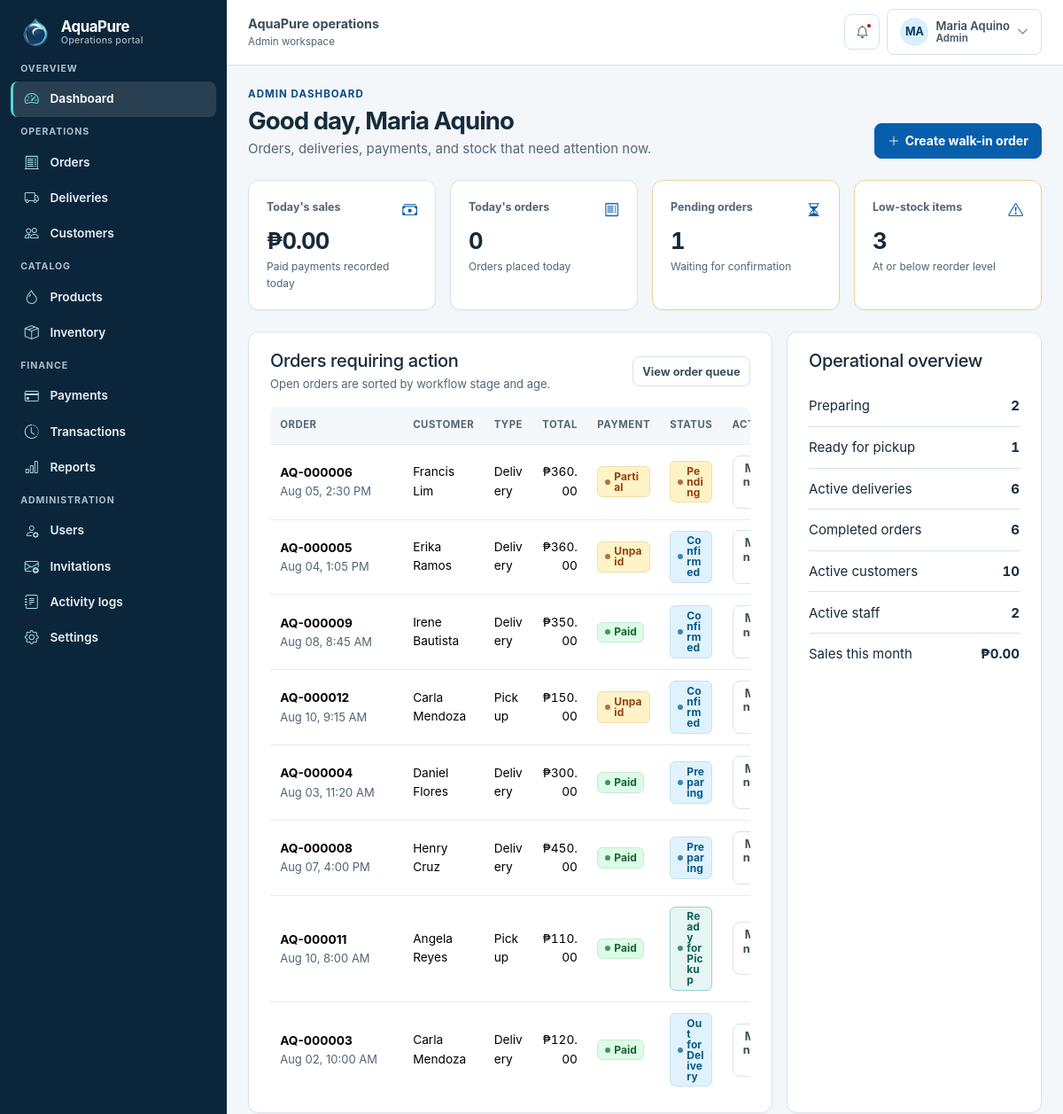
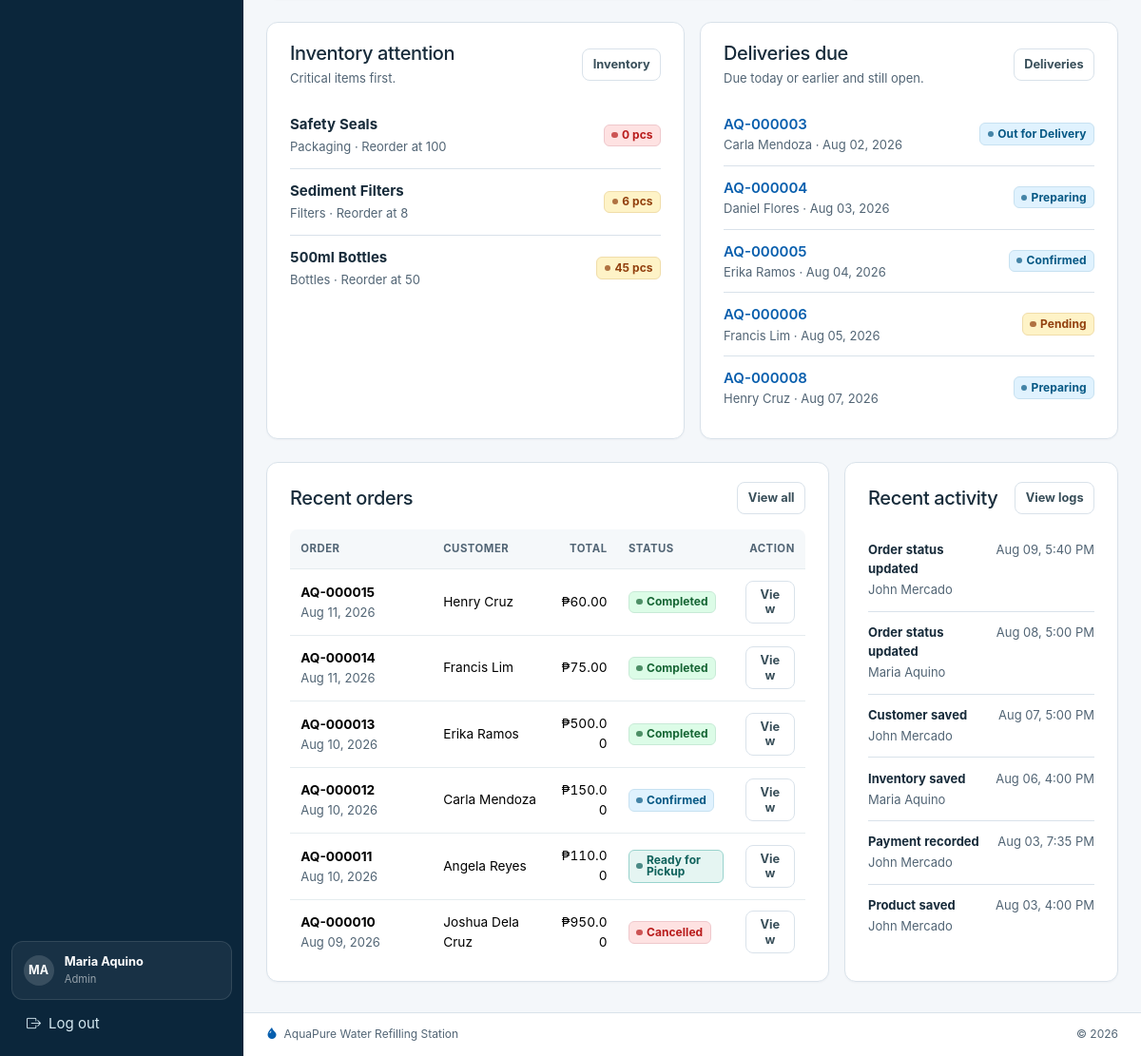
Screenshot of /portal/index.php (signed in) with the database file from the repository (2 pictures, top to bottom).
### tables this page shows
CREATE TABLE users (
    user_id INT UNSIGNED AUTO_INCREMENT PRIMARY KEY,
    full_name VARCHAR(100) NOT NULL,
    username VARCHAR(30) NOT NULL UNIQUE,
    email VARCHAR(100) NOT NULL UNIQUE,
    contact_number VARCHAR(30) NULL,
    password_hash VARCHAR(255) NOT NULL,
    role ENUM('Admin','Staff') NOT NULL,
    account_status ENUM('Active','Inactive') NOT NULL DEFAULT 'Active',
    created_at TIMESTAMP NOT NULL DEFAULT CURRENT_TIMESTAMP,
    updated_at TIMESTAMP NOT NULL DEFAULT CURRENT_TIMESTAMP ON UPDATE CURRENT_TIMESTAMP,
    INDEX idx_users_role_status (role, account_status)
);

CREATE TABLE orders (
    order_id INT UNSIGNED AUTO_INCREMENT PRIMARY KEY,
    customer_id INT UNSIGNED NOT NULL,
    processed_by INT UNSIGNED NULL,
    order_source ENUM('Online','Walk-in') NOT NULL DEFAULT 'Online',
    order_type ENUM('Walk-in','Pickup','Delivery') NOT NULL,
    total_amount DECIMAL(10,2) UNSIGNED NOT NULL,
    payment_status ENUM('Unpaid','Partial','Paid','Refunded') NOT NULL DEFAULT 'Unpaid',
    order_status ENUM('Pending','Confirmed','Preparing','Ready for Pickup','Out for Delivery','Delivered','Completed','Cancelled') NOT NULL DEFAULT 'Pending',
    notes TEXT NULL,
    order_date DATETIME NOT NULL DEFAULT CURRENT_TIMESTAMP,
    updated_at TIMESTAMP NOT NULL DEFAULT CURRENT_TIMESTAMP ON UPDATE CURRENT_TIMESTAMP,
    CONSTRAINT fk_orders_customer FOREIGN KEY (customer_id) REFERENCES customers(customer_id) ON UPDATE CASCADE ON DELETE RESTRICT,
    CONSTRAINT fk_orders_processor FOREIGN KEY (processed_by) REFERENCES users(user_id) ON UPDATE CASCADE ON DELETE SET NULL,
    INDEX idx_orders_date (order_date),
    INDEX idx_orders_status (order_status),
    INDEX idx_orders_customer (customer_id)
);

CREATE TABLE customers (
    customer_id INT UNSIGNED AUTO_INCREMENT PRIMARY KEY,
    full_name VARCHAR(100) NOT NULL,
    email VARCHAR(100) NULL UNIQUE,
    contact_number VARCHAR(20) NOT NULL,
    address VARCHAR(255) NOT NULL,
    password_hash VARCHAR(255) NULL,
    customer_type ENUM('Online Customer','Walk-in Customer','Residential','Business') NOT NULL DEFAULT 'Online Customer',
    account_status ENUM('Active','Inactive') NOT NULL DEFAULT 'Active',
    created_at TIMESTAMP NOT NULL DEFAULT CURRENT_TIMESTAMP,
    updated_at TIMESTAMP NOT NULL DEFAULT CURRENT_TIMESTAMP ON UPDATE CURRENT_TIMESTAMP,
    INDEX idx_customers_status (account_status)
);

CREATE TABLE inventory (
    inventory_id INT UNSIGNED AUTO_INCREMENT PRIMARY KEY,
    item_name VARCHAR(120) NOT NULL UNIQUE,
    category VARCHAR(80) NOT NULL,
    quantity INT UNSIGNED NOT NULL DEFAULT 0,
    unit VARCHAR(30) NOT NULL,
    reorder_level INT UNSIGNED NOT NULL DEFAULT 10,
    status ENUM('In Stock','Low Stock','Out of Stock') NOT NULL DEFAULT 'In Stock',
    updated_by INT UNSIGNED NULL,
    last_updated TIMESTAMP NOT NULL DEFAULT CURRENT_TIMESTAMP ON UPDATE CURRENT_TIMESTAMP,
    CONSTRAINT fk_inventory_user FOREIGN KEY (updated_by) REFERENCES users(user_id) ON UPDATE CASCADE ON DELETE SET NULL
);

CREATE TABLE deliveries (
    delivery_id INT UNSIGNED AUTO_INCREMENT PRIMARY KEY,
    order_id INT UNSIGNED NOT NULL UNIQUE,
    recipient_name VARCHAR(100) NOT NULL,
    contact_number VARCHAR(20) NOT NULL,
    delivery_address VARCHAR(255) NOT NULL,
    preferred_delivery_date DATE NOT NULL,
    additional_instructions TEXT NULL,
    assigned_staff_id INT UNSIGNED NULL,
    delivery_status ENUM('Pending','Confirmed','Preparing','Out for Delivery','Delivered','Cancelled') NOT NULL DEFAULT 'Pending',
    delivered_at DATETIME NULL,
    created_at TIMESTAMP NOT NULL DEFAULT CURRENT_TIMESTAMP,
    updated_at TIMESTAMP NOT NULL DEFAULT CURRENT_TIMESTAMP ON UPDATE CURRENT_TIMESTAMP,
    CONSTRAINT fk_deliveries_order FOREIGN KEY (order_id) REFERENCES orders(order_id) ON UPDATE CASCADE ON DELETE CASCADE,
    CONSTRAINT fk_deliveries_staff FOREIGN KEY (assigned_staff_id) REFERENCES users(user_id) ON UPDATE CASCADE ON DELETE SET NULL,
    INDEX idx_deliveries_date (preferred_delivery_date),
    INDEX idx_deliveries_status (delivery_status)
);

CREATE TABLE activity_logs (
    activity_id BIGINT UNSIGNED AUTO_INCREMENT PRIMARY KEY,
    user_id INT UNSIGNED NULL,
    action VARCHAR(100) NOT NULL,
    details VARCHAR(255) NULL,
    ip_address VARCHAR(45) NULL,
    created_at TIMESTAMP NOT NULL DEFAULT CURRENT_TIMESTAMP,
    CONSTRAINT fk_activity_user FOREIGN KEY (user_id) REFERENCES users(user_id) ON UPDATE CASCADE ON DELETE SET NULL,
    INDEX idx_activity_date (created_at)
);

### portal/pages/dashboard.php (the view, shortened to what the rows shown need)
<?php
$actionOrders = db()
    ->query(
        "SELECT o.*, c.full_name
         FROM orders o
         JOIN customers c ON c.customer_id = o.customer_id
         WHERE o.order_status NOT IN ('Completed', 'Cancelled')
         ORDER BY FIELD(o.order_status, 'Pending', 'Confirmed', 'Preparing', 'Ready for Pickup', 'Out for Delivery', 'Delivered'), o.order_date
         LIMIT 8",
    )
    ->fetchAll();
$recent = db()
    ->query(
        "SELECT o.*, c.full_name
         FROM orders o
         JOIN customers c ON c.customer_id = o.customer_id
         ORDER BY o.order_date DESC
         LIMIT 6",
    )
    ->fetchAll();
$lowStock = db()
    ->query(
        "SELECT inventory_id, item_name, category, quantity, unit, reorder_level,
                CASE WHEN quantity = 0 THEN 'Out of Stock' ELSE 'Low Stock' END AS stock_status
         FROM inventory
         WHERE quantity <= reorder_level
         ORDER BY quantity = 0 DESC, quantity, item_name
         LIMIT 5",
    )
    ->fetchAll();
$todayDeliveries = db()
    ->query(
        "SELECT d.delivery_id, d.delivery_status, d.preferred_delivery_date, o.order_id, c.full_name
         FROM deliveries d
         JOIN orders o ON o.order_id = d.order_id
         JOIN customers c ON c.customer_id = o.customer_id
         WHERE d.preferred_delivery_date <= CURDATE()
           AND d.delivery_status NOT IN ('Delivered', 'Cancelled')
         ORDER BY d.preferred_delivery_date, d.delivery_id
         LIMIT 5",
    )
    ->fetchAll();
$activity = [];
if (is_admin()) {
    $activity = db()
        ->query(
            "SELECT a.*, u.full_name
             FROM activity_logs a
             LEFT JOIN users u ON u.user_id = a.user_id
             ORDER BY a.created_at DESC
             LIMIT 6",
        )
        ->fetchAll();
}
?>
<header class="page-header">
    <div>
        <p class="eyebrow mb-1"><?= e(current_account()["role"]) ?> dashboard</p>
        <h1 class="section-title mb-1">Good day, <?= e(current_account()["name"]) ?></h1>
        <p class="text-secondary mb-0">Orders, deliveries, payments, and stock that need attention now.</p>
    </div>
</header>
<div class="row g-3 mb-4">
    <div class="col-xl-8">
        <section class="panel-card h-100">
            <div class="section-header">
                <div>
                    <h2 class="h5 mb-1">Orders requiring action</h2>
                </div>
            </div>
            <div class="table-responsive mobile-table-cards" role="region" tabindex="0" aria-label="Dashboard table">
                <table data-layout="cards" role="table" class="table align-middle"><caption class="visually-hidden">Orders requiring action</caption>
                    <thead><tr><th scope="col">Order</th><th scope="col">Customer</th><th scope="col">Type</th><th scope="col" class="text-end">Total</th><th scope="col">Payment</th><th scope="col">Status</th><th scope="col" class="text-end">Action</th></tr></thead>
                    <tbody>
                    <?php foreach ($actionOrders as $order): ?>
                        <tr>
                            <td class="table-primary-cell" data-column-label="Order"><div class="table-cell-value"><strong><?= e(order_number((int) $order["order_id"])) ?></strong><div class="small text-secondary"><?= e(date("M d, g:i A", strtotime($order["order_date"]))) ?></div></div></td>
                            <td data-column-label="Customer"><div class="table-cell-value"><?= e($order["full_name"]) ?></div></td>
                            <td data-column-label="Type"><div class="table-cell-value"><?= e($order["order_type"]) ?></div></td>
                            <td class="text-end money" data-column-label="Total"><div class="table-cell-value"><?= money($order["total_amount"]) ?></div></td>
                            <td data-column-label="Payment"><div class="table-cell-value"><span class="badge <?= e(badge_class($order["payment_status"])) ?>"><?= e($order["payment_status"]) ?></span></div></td>
                            <td data-column-label="Status"><div class="table-cell-value"><span class="badge <?= e(badge_class($order["order_status"])) ?>"><?= e($order["order_status"]) ?></span></div></td>
                            <td class="text-end" data-column-label="Action"><div class="table-cell-value"><a class="btn btn-sm btn-light" href="<?= e(url("portal/index.php?page=order&id=" . $order["order_id"])) ?>">Manage</a></div></td>
                        </tr>
                    <?php endforeach; ?>
                    </tbody>
                </table>
            </div>
        </section>
    </div>
    <div class="col-xl-4">
        <section class="panel-card h-100">
            <h2 class="h5 mb-3">Operational overview</h2>
        </section>
    </div>
</div>
<div class="row g-3 mb-4">
    <div class="col-lg-6">
        <section class="panel-card h-100">
            <div class="section-header">
                <div><h2 class="h5 mb-1">Inventory attention</h2><p class="small text-secondary mb-0">Critical items first.</p></div>
            </div>
            <?php foreach ($lowStock as $item): ?>
                <div class="quick-stat">
                    <div><strong class="d-block"><?= e($item["item_name"]) ?></strong><span class="small text-secondary"><?= e($item["category"]) ?> · Reorder at <?= number_format((int) $item["reorder_level"]) ?></span></div>
                    <span class="badge <?= e(badge_class($item["stock_status"])) ?>"><?= number_format((int) $item["quantity"]) ?> <?= e($item["unit"]) ?></span>
                </div>
            <?php endforeach; ?>
        </section>
    </div>
    <div class="col-lg-6">
        <section class="panel-card h-100">
            <div class="section-header">
                <div><h2 class="h5 mb-1">Deliveries due</h2><p class="small text-secondary mb-0">Due today or earlier and still open.</p></div>
            </div>
            <?php foreach ($todayDeliveries as $delivery): ?>
                <div class="quick-stat">
                    <div><a class="fw-semibold" href="<?= e(url("portal/index.php?page=order&id=" . $delivery["order_id"])) ?>"><?= e(order_number((int) $delivery["order_id"])) ?></a><span class="d-block small text-secondary"><?= e($delivery["full_name"]) ?> · <?= e(date("M d, Y", strtotime($delivery["preferred_delivery_date"]))) ?></span></div>
                    <span class="badge <?= e(badge_class($delivery["delivery_status"])) ?>"><?= e($delivery["delivery_status"]) ?></span>
                </div>
            <?php endforeach; ?>
        </section>
    </div>
</div>
<div class="row g-3">
    <div class="<?= is_admin() ? "col-xl-8" : "col-12" ?>">
        <section class="panel-card h-100">
            <div class="section-header"><h2 class="h5 mb-0">Recent orders</h2><a class="btn btn-sm btn-light" href="<?= e(url("portal/index.php?page=orders")) ?>">View all</a></div>
            <div class="table-responsive mobile-table-cards" role="region" tabindex="0" aria-label="Dashboard table">
                <table data-layout="cards" role="table" class="table align-middle"><caption class="visually-hidden">Recent orders</caption>
                    <thead><tr><th scope="col">Order</th><th scope="col">Customer</th><th scope="col" class="text-end">Total</th><th scope="col">Status</th><th scope="col" class="text-end">Action</th></tr></thead>
                    <tbody>
                    <?php foreach ($recent as $order): ?>
                        <tr>
                            <td class="table-primary-cell" data-column-label="Order"><div class="table-cell-value"><strong><?= e(order_number((int) $order["order_id"])) ?></strong><div class="small text-secondary"><?= e(date("M d, Y", strtotime($order["order_date"]))) ?></div></div></td>
                            <td data-column-label="Customer"><div class="table-cell-value"><?= e($order["full_name"]) ?></div></td>
                            <td class="text-end money" data-column-label="Total"><div class="table-cell-value"><?= money($order["total_amount"]) ?></div></td>
                            <td data-column-label="Status"><div class="table-cell-value"><span class="badge <?= e(badge_class($order["order_status"])) ?>"><?= e($order["order_status"]) ?></span></div></td>
                            <td class="text-end" data-column-label="Action"><div class="table-cell-value"><a class="btn btn-sm btn-light" href="<?= e(url("portal/index.php?page=order&id=" . $order["order_id"])) ?>">View</a></div></td>
                        </tr>
                    <?php endforeach; ?>
                    </tbody>
                </table>
            </div>
        </section>
    </div>
    <?php if (is_admin()): ?>
        <div class="col-xl-4">
            <section class="panel-card h-100">
                <div class="section-header"><h2 class="h5 mb-0">Recent activity</h2><a class="btn btn-sm btn-light" href="<?= e(url("portal/index.php?page=activity-logs")) ?>">View logs</a></div>
                <?php foreach ($activity as $item): ?>
                    <div class="quick-stat align-items-start">
                        <div><strong class="d-block small"><?= e($item["action"]) ?></strong><span class="small text-secondary"><?= e($item["full_name"] ?? "System") ?></span></div>
                        <time class="small text-secondary text-nowrap" datetime="<?= e(date(DATE_ATOM, strtotime($item["created_at"]))) ?>"><?= e(date("M d, g:i A", strtotime($item["created_at"]))) ?></time>
                    </div>
                <?php endforeach; ?>
            </section>
        </div>
    <?php endif; ?>
</div>

### includes/portal-header.php (shortened to what the rows shown need)
<?php
$account = current_account();
?>
<!doctype html>
<html lang="en">
<head>
    <link rel="stylesheet" href="<?= e(url("assets/vendor/bootstrap/css/bootstrap.min.css")) ?>">
    <link rel="stylesheet" href="<?= e(url("assets/vendor/bootstrap-icons/font/bootstrap-icons.min.css")) ?>">
    <link rel="stylesheet" href="<?= e(url("assets/css/style.css?v=8")) ?>">
</head>
<body class="operations-page">
<div class="app-shell">
    <aside class="sidebar offcanvas-lg offcanvas-start" tabindex="-1" id="operationsSidebar" aria-labelledby="operationsSidebarLabel">
        <div class="sidebar-content offcanvas-body">
            <div class="sidebar-account">
                <div class="sidebar-account-card">
                    <span class="min-w-0">
                        <span class="sidebar-account-name d-block"><?= e($account["name"]) ?></span>
                        <span class="sidebar-account-role d-block"><?= e($account["role"]) ?></span>
                    </span>
                </div>
            </div>
        </div>
    </aside>
    <div class="app-main">
        <header class="topbar">
            <div class="d-flex align-items-center gap-2 min-w-0">
                <div class="min-w-0">
                    <div class="topbar-title">AquaPure operations</div>
                    <div class="topbar-subtitle d-none d-sm-block"><?= e($account["role"]) ?> workspace</div>
                </div>
            </div>
            <div class="topbar-actions">
                <div class="dropdown">
                    <button class="btn btn-light d-flex align-items-center gap-2" type="button" data-bs-toggle="dropdown" aria-expanded="false" aria-label="Account menu for <?= e($account["name"]) ?>">
                        <span class="d-none d-md-block text-start">
                            <span class="d-block small fw-semibold"><?= e($account["name"]) ?></span>
                            <span class="d-block topbar-subtitle"><?= e($account["role"]) ?></span>
                        </span>
                    </button>
                </div>
            </div>
        </header>
        <main class="page-content" id="mainContent" tabindex="-1">

### rows the page displays
users: full_name "Maria Aquino", role "Admin", role "ADMIN"
orders: order_id "AQ-000006", order_date "Aug 05, 2:30 PM", customer.full_name "Francis Lim", order_type "Delivery", total_amount "₱360.00", payment_status "Partial", order_status "Pending"
orders: order_id "AQ-000005", order_date "Aug 04, 1:05 PM", customer.full_name "Erika Ramos", order_type "Delivery", total_amount "₱360.00", payment_status "Unpaid", order_status "Confirmed"
orders: order_id "AQ-000009", order_date "Aug 08, 8:45 AM", customer.full_name "Irene Bautista", order_type "Delivery", total_amount "₱350.00", payment_status "Paid", order_status "Confirmed"
orders: order_id "AQ-000012", order_date "Aug 10, 9:15 AM", customer.full_name "Carla Mendoza", order_type "Pickup", total_amount "₱150.00", payment_status "Unpaid", order_status "Confirmed", order_date "Aug 10, 2026"
orders: order_id "AQ-000004", order_date "Aug 03, 11:20 AM", customer.full_name "Daniel Flores", order_type "Delivery", total_amount "₱300.00", payment_status "Paid", order_status "Preparing"
orders: order_id "AQ-000008", order_date "Aug 07, 4:00 PM", customer.full_name "Henry Cruz", order_type "Delivery", total_amount "₱450.00", payment_status "Paid", order_status "Preparing"
orders: order_id "AQ-000011", order_date "Aug 10, 8:00 AM", customer.full_name "Angela Reyes", order_type "Pickup", total_amount "₱110.00", payment_status "Paid", order_status "Ready for Pickup", order_date "Aug 10, 2026"
orders: order_id "AQ-000003", order_date "Aug 02, 10:00 AM", customer.full_name "Carla Mendoza", order_type "Delivery", total_amount "₱120.00", payment_status "Paid", order_status "Out for Delivery"
inventory: item_name "Safety Seals", category "Packaging", reorder_level "100", quantity "0", unit "pcs"
inventory: item_name "Sediment Filters", category "Filters", reorder_level "8", quantity "6", unit "pcs"
inventory: item_name "500ml Bottles", category "Bottles", reorder_level "50", quantity "45", unit "pcs"
deliveries: order.order_id "AQ-000003", customers.full_name "Carla Mendoza", preferred_delivery_date "Aug 02, 2026", delivery_status "Out for Delivery"
deliveries: order.order_id "AQ-000004", customers.full_name "Daniel Flores", preferred_delivery_date "Aug 03, 2026", delivery_status "Preparing"
deliveries: order.order_id "AQ-000005", customers.full_name "Erika Ramos", preferred_delivery_date "Aug 04, 2026", delivery_status "Confirmed"
deliveries: order.order_id "AQ-000006", customers.full_name "Francis Lim", preferred_delivery_date "Aug 05, 2026", delivery_status "Pending"
deliveries: order.order_id "AQ-000008", customers.full_name "Henry Cruz", preferred_delivery_date "Aug 07, 2026", delivery_status "Preparing"
orders: order_id "AQ-000015", order_date "Aug 11, 2026", customer.full_name "Henry Cruz", total_amount "₱60.00", order_status "Completed"
orders: order_id "AQ-000014", order_date "Aug 11, 2026", customer.full_name "Francis Lim", total_amount "₱75.00", order_status "Completed"
orders: order_id "AQ-000013", order_date "Aug 10, 2026", customer.full_name "Erika Ramos", total_amount "₱500.00", order_status "Completed"
orders: order_id "AQ-000010", order_date "Aug 09, 2026", customer.full_name "Joshua Dela Cruz", total_amount "₱950.00", order_status "Cancelled"
activity_logs: action "Order status updated", user.full_name "John Mercado", created_at "Aug 09, 5:40 PM"
activity_logs: action "Order status updated", user.full_name "Maria Aquino", created_at "Aug 08, 5:00 PM"
activity_logs: action "Customer saved", user.full_name "John Mercado", created_at "Aug 07, 5:00 PM"
activity_logs: action "Inventory saved", user.full_name "Maria Aquino", created_at "Aug 06, 4:00 PM"
activity_logs: action "Payment recorded", user.full_name "John Mercado", created_at "Aug 03, 7:35 PM"
activity_logs: action "Product saved", user.full_name "John Mercado", created_at "Aug 03, 4:00 PM"

### other values shown
$groupLabel "OVERVIEW"
$label "Dashboard"
$groupLabel "OPERATIONS"
$label "Orders"
$label "Deliveries"
$label "Customers"
$groupLabel "CATALOG"
$label "Products"
$label "Inventory"
$groupLabel "FINANCE"
$label "Payments"
$label "Transactions"
$label "Reports"
$groupLabel "ADMINISTRATION"
$label "Users"
